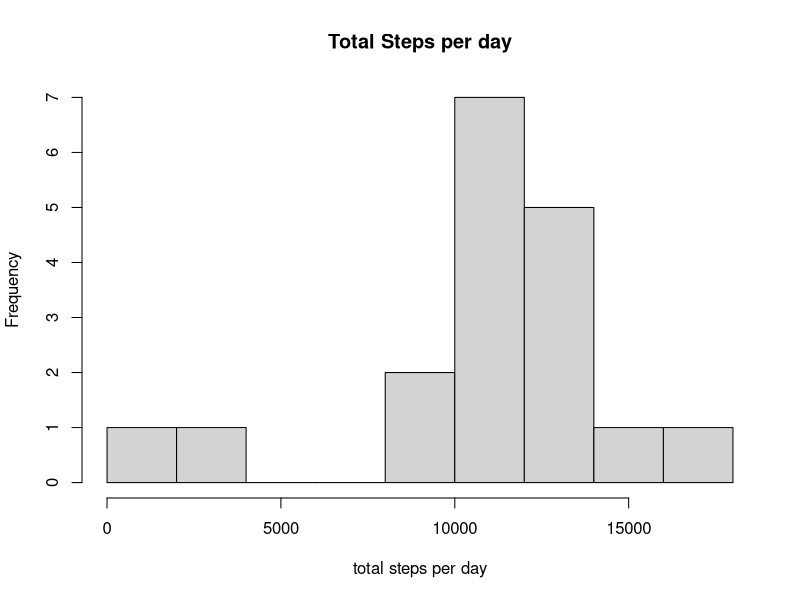
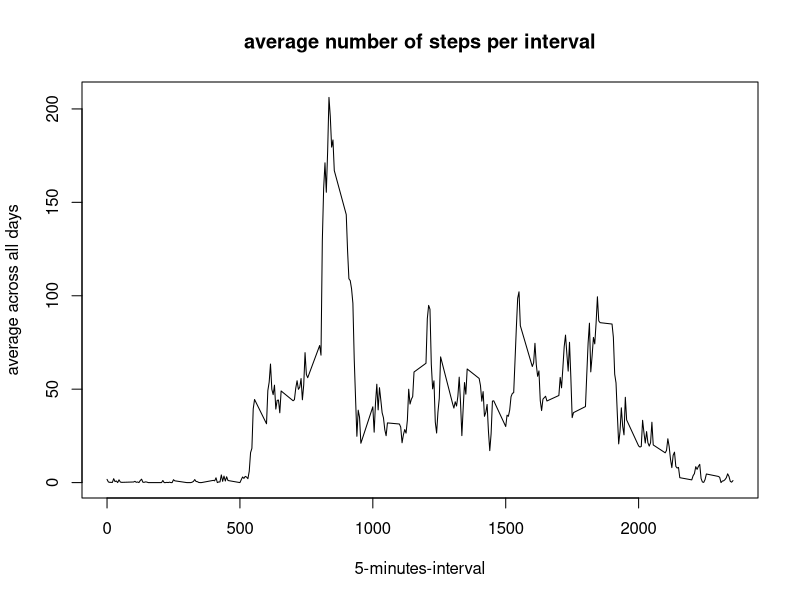
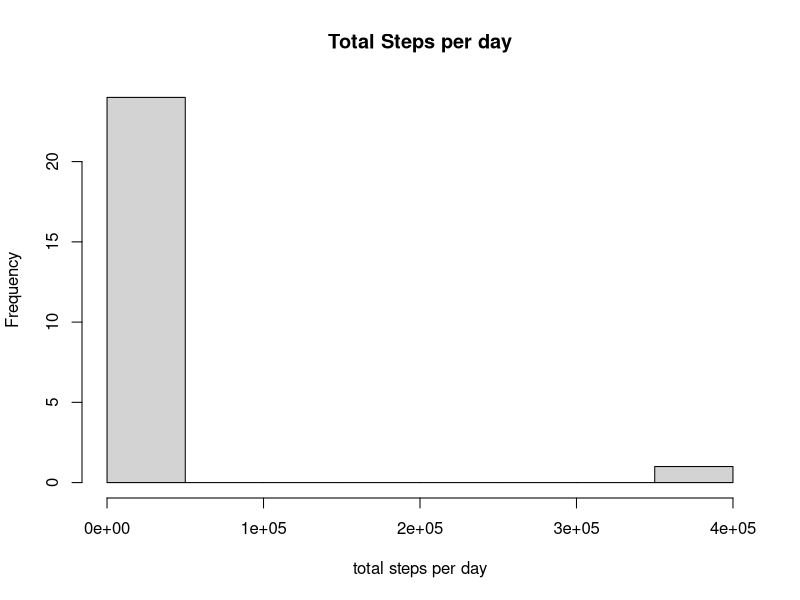
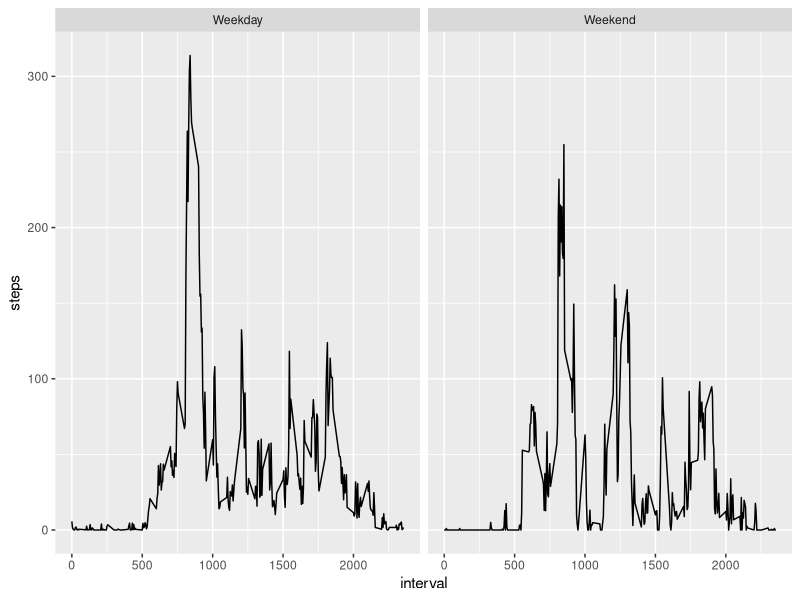

These figures' R source, in order:
## ---- chunk 1
library(dplyr)
library (ggplot2)
## ---- chunk 2
activity <- read.csv("./activity.csv", sep = ",")
activity$date <- as.Date(activity$date)
summary(activity)
## ---- chunk 3
activity_group <- group_by(activity, date)
total_steps <- summarize(activity_group, steps = sum(steps), na.rm = TRUE)
hist(total_steps$steps, xlab = "total steps per day", main = "Total Steps per day", breaks = 10)
## ---- chunk 4
mean(total_steps$steps, na.rm = TRUE)
## ---- chunk 5
median(total_steps$steps, na.rm = TRUE)
## ---- chunk 6
average_activity <- aggregate(activity$steps, by = list(activity$interval), FUN=mean, na.rm=TRUE)
names(average_activity) <- c("interval", "mean_steps")
plot(average_activity$interval, average_activity$mean_steps, type = "l", xlab = "5-minutes-interval", ylab = "average across all days", main = "average number of steps per interval")
## ---- chunk 7
average_activity[which.max(average_activity$mean_steps),]

## ---- chunk 8
sum(is.na(activity))
## ---- chunk 9
activity_new <- transform(activity, steps = ifelse(is.na(activity$steps), yes = average_activity$mean_steps[match(activity$interval, average_activity$interval)], no = activity$steps))
## ---- chunk 10
activity_group_new <- group_by(activity_new, date)
total_steps_new <- summarize(activity_group_new, steps = sum(steps))
hist(total_steps_new$steps, xlab = "total steps per day", main = "Total Steps per day", breaks = 10)
## ---- chunk 11
mean(total_steps_new$steps)
## ---- chunk 12
median(total_steps_new$steps)
## ---- chunk 13
activity_new$weekday <- weekdays(activity_new$date)
activity_new <- transform(activity_new, weekday = ifelse(activity_new$weekday =="Saturday" | activity_new$weekday =="Sunday", yes = "Weekend", no = "Weekday"))
final_data <- aggregate(activity_new$steps ~ activity_new$interval + activity_new$weekday, FUN=mean)
names(final_data) <- c("interval", "weekday", "steps")
ggplot(final_data, aes(interval, steps))+geom_line()+facet_grid(.~weekday)
